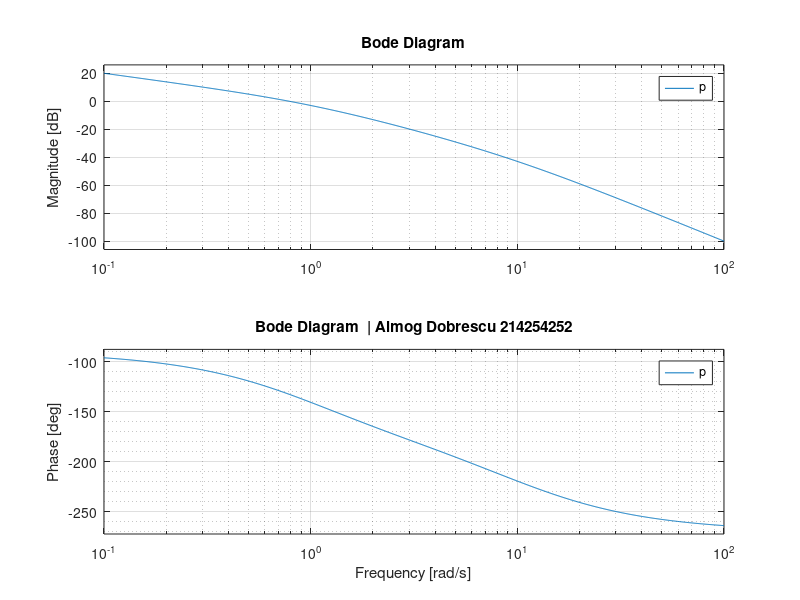
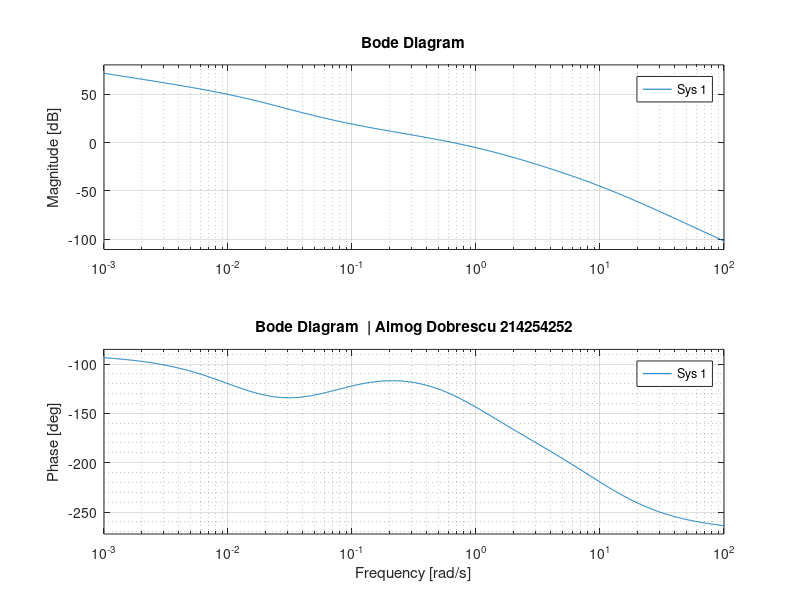
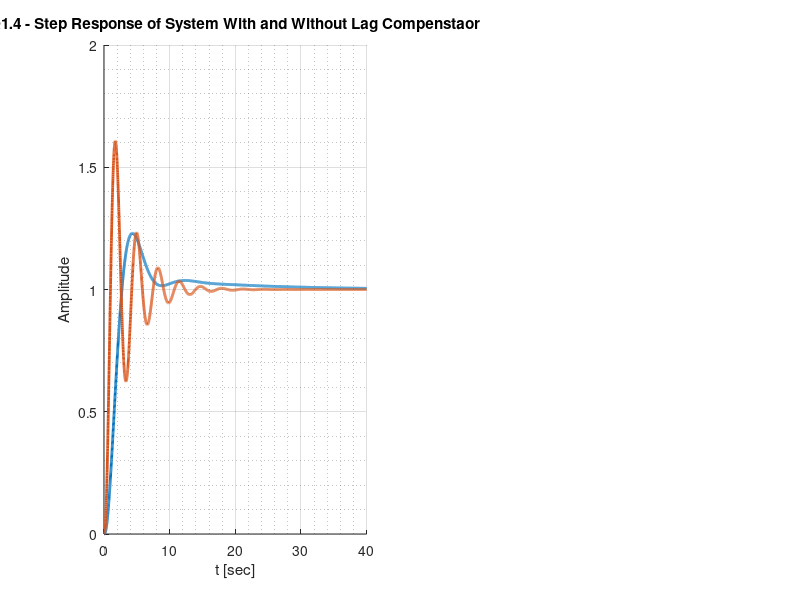

These charts were generated, in order, by the following MATLAB code: (Note: this script raises an error after producing the figures.)
clc;

%% Q1.1.

p = tf(1,[0.1 1 0])*tf(1,[1 1]);

fig1 = figure ("Name","Q1.1 - Bode",'Position',[100 350 900 500]);

bode(p)

grid on
grid minor
title("Bode Diagram  | Almog Dobrescu 214254252")
% legend({'p_gal*C_ld'},'FontSize',11 ,'Location','northeast')
%exportgraphics(fig1, 'Q1.1graph1.png','Resolution',1200);

%% Q1.3.
format long
numerator = 16*tf([233.0874 1],1);
denumenator = tf([1 0],1)*tf([6057.92 1],1)*tf([0.01 1],1)*tf([1 1],1);
final = numerator - denumenator;
zero(final);
atan2(15.2672,1)*180/pi
atan2(77.95,1)*180/pi

w = 3.16;
s = i*w;

magnitude = 4*abs((15.2672*s+1)/(77.9482*s+1))

%% Q1.4.
p = tf(1,[0.1 1 0])*tf(1,[1 1]);
c_lg = 4*tf([15.2672 1],[77.9482 1])
fig2 = figure ("Name","Q1.4 - Bode",'Position',[250 350 900 500]);

bode(minreal(p*c_lg,1e-6))

grid on
grid minor
title("Bode Diagram  | Almog Dobrescu 214254252")
% legend({'p_gal*C_ld'},'FontSize',11 ,'Location','northeast')
%exportgraphics(fig2, 'Q1.4graph1.png','Resolution',1200);

G_with_c = minreal(c_lg*p/(1+c_lg*p),1e-6);
G_without_c = minreal(4*p/(1+4*p),1e-6);

time = 0:0.01:40;
ramp = 1*time;
y_ramp_with = lsim(G_with_c,ramp,time);
y_ramp_without = lsim(G_without_c,ramp,time);

[y_with, x_with] = step(G_with_c,time);
[y_without, x_without] = step(G_without_c,time);

fig3 = figure ("Name","Q1.4 - Response of System With and Without Lag Compenstaor",'Position',[400 350 900 500]);

subplot(1,2,1)

hold all
plot(x_with, y_with,'LineWidth',2,'Color',"#0072BD")
plot(x_without, y_without,'LineWidth',2,'Color',"#D95319")

grid on
grid minor
ylabel("Amplitude")
xlabel("t [sec]")
title("Q1.4 - Step Response of System With and Without Lag Compenstaor")
subtitle("Almog Dobrescu 214254252")
legend({'with','without'},'FontSize',11 ,'Location','southeast')

subplot(1,2,2)

hold all
plot(time, y_ramp_with,'LineWidth',2,'Color',"#0072BD")
plot(time, y_ramp_without,'LineWidth',2,'Color',"#D95319")

grid on
grid minor
ylabel("Amplitude")
xlabel("t [sec]")
title("Q1.4 - Ramp Response of System With and Without Lag Compenstaor")
subtitle("Almog Dobrescu 214254252")
legend({'with','without'},'FontSize',11 ,'Location','southeast')
%exportgraphics(fig3, '1.4grap2.png','Resolution',1200);



fig4 = figure ("Name","Q1.4 - Pole-Zero Map of System With and Without Lag Compenstaor",'Position',[550 350 900 500]);

hold all
pzmap(G_with_c,'b')
pzmap(G_without_c,'r')

grid on
grid minor
% ylabel("Im")
% xlabel("Re")
title("Q1.4 - Pole-Zero Map of System With and Without Lag Compenstaor | Almog Dobrescu 214254252")
% subtitle("Almog Dobrescu 214254252")
legend({'with','without'},'FontSize',11 ,'Location','southwest')
%exportgraphics(fig4, '1.4grap3.png','Resolution',1200);

bandwidth(G_without_c)
bandwidth(G_with_c)

%% Q2.

p = 20*tf(1,[1 5])*tf(1,[1 2]);
p_gal = minreal(25*tf(1,[1 0])*p,1e-6);

w_gco = 2.1;
s = j*w_gco;
[GM, PM] = margin(p_gal);
wanted_PM = 75;
curren_PM = 180 + atan2(imag(freqresp(p_gal,s)), real(freqresp(p_gal,s)))*180/pi;
delta_PM = 1.156157*(wanted_PM-curren_PM);
alpha_ld = double((1-sin(deg2rad(delta_PM)))/(1+sin(deg2rad(delta_PM))));

w_bar = 0.5*w_gco;

tao_ld = 1/(w_bar*sqrt(alpha_ld));

C_ld = tf([tao_ld 1],[tao_ld*alpha_ld 1])

alpha_lg = abs(freqresp(p_gal,s))*abs(freqresp(C_ld,s));

tao_lg = 10/w_bar;

C_lg = tf([tao_lg 1],[tao_lg*alpha_lg 1])

[new_GM, new_PM] = margin(minreal(C_ld*p_gal*C_lg,1e-6))

C = minreal(C_ld*C_lg*25*tf(1,[1 0]),1e-6);

fig5 = figure ("Name","Q2 - Bode",'Position',[700 350 900 500]);

bode(minreal(C_ld*p_gal*C_lg,1e-6))

grid on
grid minor
title("Bode Diagram  | Almog Dobrescu 214254252")
% legend({'p_gal*C_ld'},'FontSize',11 ,'Location','northeast')
%exportgraphics(fig5, 'Q2graph1.png','Resolution',1200);

time = 0:0.01:100;
ramp = 1*time;
y_ramp = lsim(minreal(C_ld*p_gal*C_lg/(1+C_ld*p_gal*C_lg),1e-6),ramp,time);
for i = 1:length(time)
    error_y(i) = y_ramp(i) - ramp(i);
    i;
end

fig6 = figure ("Name","Q2 - Error of Ramp Input",'Position',[100 200 900 500]);

hold all
plot(time, error_y,'LineWidth',2,'Color',"#0072BD")

grid on
grid minor
ylabel("Amplitude")
xlabel("t [sec]")
title("Q2 - Error of Ramp Input")
subtitle("Almog Dobrescu 214254252")
legend({'C_l_d*p_g_a_l*C_l_g'},'FontSize',11 ,'Location','southeast')
%exportgraphics(fig6, '2grap2.png','Resolution',1200);
